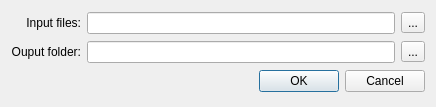
<?xml version="1.0" encoding="UTF-8"?>
<ui version="4.0">
 <class>DialogAddMulti</class>
 <widget class="QDialog" name="DialogAddMulti">
  <property name="geometry">
   <rect>
    <x>0</x>
    <y>0</y>
    <width>436</width>
    <height>107</height>
   </rect>
  </property>
  <property name="windowTitle">
   <string>Add several files</string>
  </property>
  <layout class="QGridLayout" name="gridLayout">
   <item row="1" column="0">
    <widget class="QLabel" name="label">
     <property name="text">
      <string>Ouput folder:</string>
     </property>
     <property name="alignment">
      <set>Qt::AlignRight|Qt::AlignTrailing|Qt::AlignVCenter</set>
     </property>
    </widget>
   </item>
   <item row="1" column="1">
    <widget class="QLineEdit" name="lineEditOutDir">
     <property name="minimumSize">
      <size>
       <width>300</width>
       <height>0</height>
      </size>
     </property>
     <property name="readOnly">
      <bool>false</bool>
     </property>
    </widget>
   </item>
   <item row="1" column="2">
    <widget class="QToolButton" name="btnOutDir">
     <property name="text">
      <string notr="true">...</string>
     </property>
    </widget>
   </item>
   <item row="3" column="0" colspan="3">
    <widget class="QDialogButtonBox" name="buttonBox">
     <property name="orientation">
      <enum>Qt::Horizontal</enum>
     </property>
     <property name="standardButtons">
      <set>QDialogButtonBox::Cancel|QDialogButtonBox::Ok</set>
     </property>
    </widget>
   </item>
   <item row="0" column="0">
    <widget class="QLabel" name="label_2">
     <property name="text">
      <string>Input files:</string>
     </property>
     <property name="alignment">
      <set>Qt::AlignRight|Qt::AlignTrailing|Qt::AlignVCenter</set>
     </property>
    </widget>
   </item>
   <item row="0" column="1">
    <widget class="QLineEdit" name="lineEditInFile">
     <property name="readOnly">
      <bool>true</bool>
     </property>
    </widget>
   </item>
   <item row="0" column="2">
    <widget class="QToolButton" name="btnInFile">
     <property name="text">
      <string notr="true">...</string>
     </property>
    </widget>
   </item>
  </layout>
 </widget>
 <resources/>
 <connections>
  <connection>
   <sender>buttonBox</sender>
   <signal>accepted()</signal>
   <receiver>DialogAddMulti</receiver>
   <slot>accept()</slot>
   <hints>
    <hint type="sourcelabel">
     <x>248</x>
     <y>254</y>
    </hint>
    <hint type="destinationlabel">
     <x>157</x>
     <y>274</y>
    </hint>
   </hints>
  </connection>
  <connection>
   <sender>buttonBox</sender>
   <signal>rejected()</signal>
   <receiver>DialogAddMulti</receiver>
   <slot>reject()</slot>
   <hints>
    <hint type="sourcelabel">
     <x>316</x>
     <y>260</y>
    </hint>
    <hint type="destinationlabel">
     <x>286</x>
     <y>274</y>
    </hint>
   </hints>
  </connection>
 </connections>
</ui>
